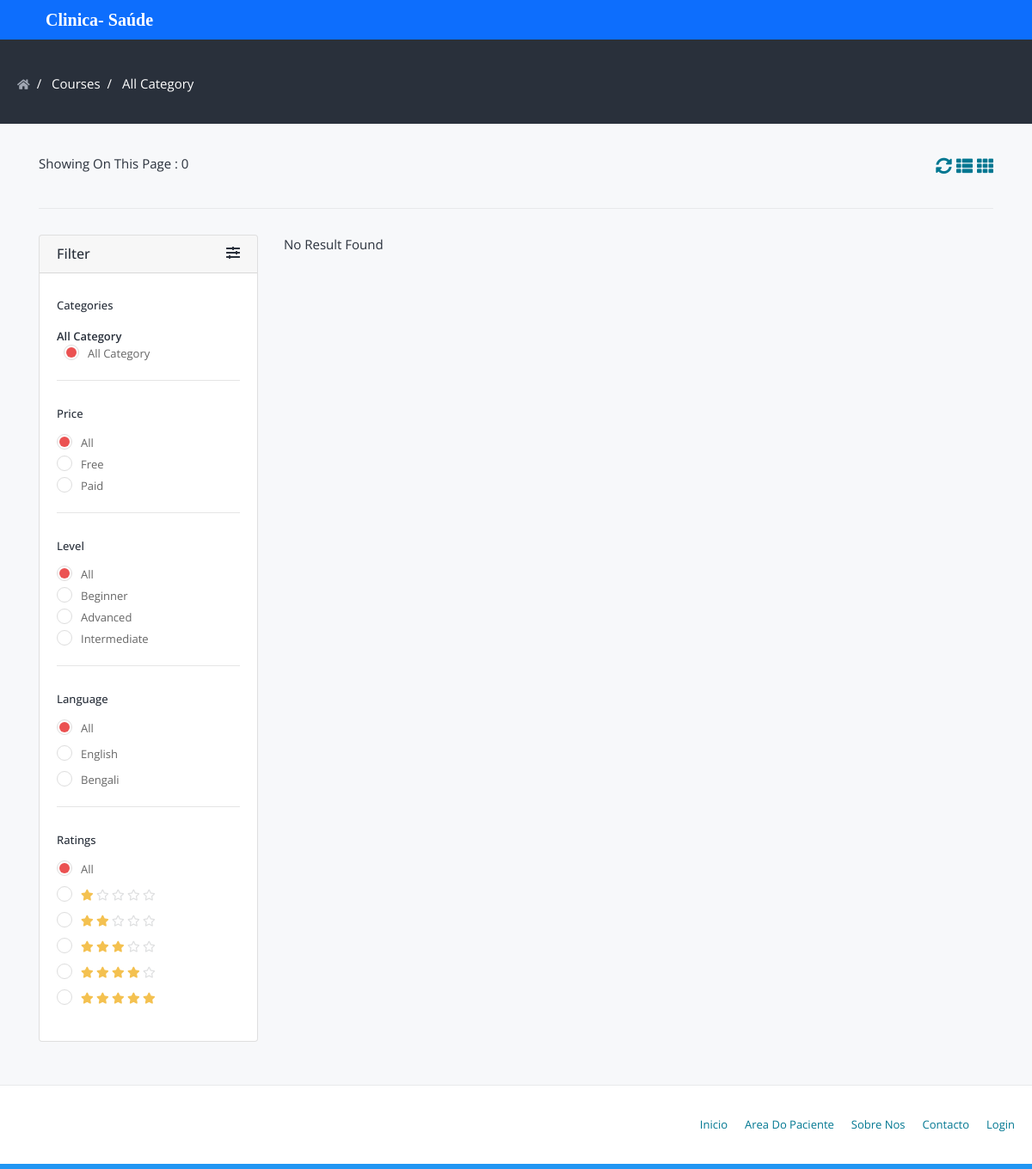
Page /mensagem/index.php/home/courses on the committed database.
### tables this page shows
CREATE TABLE `settings` (
  `id` int(11) UNSIGNED NOT NULL,
  `key` varchar(255) DEFAULT NULL,
  `value` longtext DEFAULT NULL
);

### mensagem/application/controllers/Home.php (called while the page is built, shortened)
<?php
class Home extends CI_Controller {
    public function __construct()
    {
        $this->load->database();
        $this->load->library('session');
        if (!$this->session->userdata('cart_items')) {
            $this->session->set_userdata('cart_items', array());
        }
    }
    public function courses() {
        if (!$this->session->userdata('layout')) {
            $this->session->set_userdata('layout', 'list');
        }
        $layout = $this->session->userdata('layout');
        $selected_category_id = "all";
        $selected_price = "all";
        $selected_level = "all";
        $selected_language = "all";
        $selected_rating = "all";
        if ($selected_category_id == "all" && $selected_price == "all" && $selected_level == 'all' && $selected_language == 'all' && $selected_rating == 'all') {
            $this->db->where('status', 'active');
            $total_rows = $this->db->get('course')->num_rows();
            $config = pagintaion($total_rows, 6);
            $this->db->where('status', 'active');
            $page_data['courses'] = $this->db->get('course', $config['per_page'], $this->uri->segment(3))->result_array();
        }else {
            $courses = $this->crud_model->filter_course($selected_category_id, $selected_price, $selected_level, $selected_language, $selected_rating);
            $page_data['courses'] = $courses;
        }
        $page_data['page_name']  = "courses_page";
        $page_data['page_title'] = get_phrase('courses');
        $page_data['layout']     = $layout;
        $page_data['selected_category_id']     = $selected_category_id;
        $page_data['selected_price']     = $selected_price;
        $page_data['selected_level']     = $selected_level;
        $page_data['selected_language']     = $selected_language;
        $page_data['selected_rating']     = $selected_rating;
        $this->load->view('frontend/'.get_frontend_settings('theme').'/index', $page_data);
    }
}

### mensagem/index.php (called while the page is built, shortened)
<?php
require_once BASEPATH.'core/CodeIgniter.php';

### mensagem/application/helpers/multi_language_helper.php (called while the page is built, shortened)
<?php  if ( ! defined('BASEPATH')) exit('No direct script access allowed');
if ( ! function_exists('get_phrase'))
{
	function get_phrase($phrase = '') {
		$CI	=&	get_instance();
		$language_code = $CI->db->get_where('settings' , array('key' => 'language'))->row()->value;
		$key = strtolower(preg_replace('/\s+/', '_', $phrase));
		$langArray = openJSONFile($language_code);
		if (array_key_exists($key, $langArray)) {
		} else {
			$langArray[$key] = ucfirst(str_replace('_', ' ', $key));
			$jsonData = json_encode($langArray, JSON_PRETTY_PRINT | JSON_UNESCAPED_UNICODE);
		}
		return ucwords($langArray[$key]);
	}
}
if ( ! function_exists('openJSONFile'))
{
	function openJSONFile($code)
	{
		$jsonString = [];
		if (file_exists(APPPATH.'language/'.$code.'.json')) {
			$jsonString = file_get_contents(APPPATH.'language/'.$code.'.json');
			$jsonString = json_decode($jsonString, true);
		}
		return $jsonString;
	}
}

### mensagem/application/views/frontend/default/courses_page.php (the view, shortened to what this page needs)
<?php
isset($selected_category_id) ? "": $selected_category_id = "all";
?>
<section class="category-header-area">
    <div class="container-lg">
        <div class="row">
            <div class="col">
                <nav>
                    <ol class="breadcrumb">
                        <li class="breadcrumb-item"><a href="<?php echo site_url('home'); ?>"><i class="fas fa-home"></i></a></li>
                        <li class="breadcrumb-item">
                            <a href="#">
                                <?php echo get_phrase('courses'); ?>
                            </a>
                        </li>
                        <li class="breadcrumb-item active">
                            <?php
                                if ($selected_category_id == "all") {
                                    echo get_phrase('all_category');
                                }else {
                                    $category_details = $this->crud_model->get_category_details_by_id($selected_category_id)->row_array();
                                    echo $category_details['name'];
                                }
                             ?>
                        </li>
                    </ol>
                </nav>
            </div>
        </div>
    </div>
</section>
<section class="category-course-list-area">
    <div class="container">
        <div class="category-filter-box filter-box clearfix">
            <span><?php echo get_phrase('showing_on_this_page'); ?> : <?php echo count($courses); ?></span>
            <a href="javascript::" onclick="toggleLayout('grid')" style="float: right; font-size: 19px; margin-left: 5px;"><i class="fas fa-th"></i></a>
            <a href="javascript::" onclick="toggleLayout('list')" style="float: right; font-size: 19px;"><i class="fas fa-th-list"></i></a>
            <a href="<?php echo site_url('home/courses'); ?>" style="float: right; font-size: 19px; margin-right: 5px;"><i class="fas fa-sync-alt"></i></a>
        </div>
        <div class="row">
            <div class="col-lg-3 filter-area">
                <div class="card">
                    <a href="javascript::"  style="color: unset;">
                        <div class="card-header filter-card-header" id="headingOne" data-toggle="collapse" data-target="#collapseFilter" aria-expanded="true" aria-controls="collapseFilter">
                            <h6 class="mb-0">
                                <?php echo get_phrase('filter'); ?>
                                <i class="fas fa-sliders-h" style="float: right;"></i>
                            </h6>
                        </div>
                    </a>
                    <div id="collapseFilter" class="collapse show" aria-labelledby="headingOne" data-parent="#accordion">
                        <div class="card-body pt-0">
                            <div class="filter_type">
                                <h6><?php echo get_phrase('categories'); ?></h6>
                                <ul>
                                    <span class="parent-category"><?php echo get_phrase('all_category'); ?></span>
                                    <li class="ml-2">
                                        <div class="">
                                            <label for="category_all"><?php echo get_phrase('all_category'); ?></label>
                                        </div>
                                    </li>
                                </ul>
                            </div>
                            <hr>
                            <div class="filter_type">
                                <div class="form-group">
                                    <h6><?php echo get_phrase('price'); ?></h6>
                                    <ul>
                                        <li>
                                            <div class="">
                                                <label for="price_all"><?php echo get_phrase('all'); ?></label>
                                            </div>
                                            <div class="">
                                                <label for="price_free"><?php echo get_phrase('free'); ?></label>
                                            </div>
                                            <div class="">
                                                <label for="price_paid"><?php echo get_phrase('paid'); ?></label>
                                            </div>
                                        </li>
                                    </ul>
                                </div>
                            </div>
                            <hr>
                            <div class="filter_type">
                                <h6><?php echo get_phrase('level'); ?></h6>
                                <ul>
                                    <li>
                                        <div class="">
                                            <label for="all"><?php echo get_phrase('all'); ?></label>
                                        </div>
                                        <div class="">
                                            <label for="beginner"><?php echo get_phrase('beginner'); ?></label>
                                        </div>
                                        <div class="">
                                            <label for="advanced"><?php echo get_phrase('advanced'); ?></label>
                                        </div>
                                        <div class="">
                                            <label for="intermediate"><?php echo get_phrase('intermediate'); ?></label>
                                        </div>
                                    </li>
                                </ul>
                            </div>
                            <hr>
                            <div class="filter_type">
                                <h6><?php echo get_phrase('language'); ?></h6>
                                <ul>
                                    <li>
                                        <div class="">
                                            <label for="<?php echo 'all_language'; ?>"><?php echo get_phrase('all'); ?></label>
                                        </div>
                                    </li>
                                    <?php
                                    $fields = $this->db->list_fields('language');
                                    foreach ($fields as $field):
                                        if ($field == 'phrase_id' || $field == 'phrase') continue;?>
                                        <li>
                                            <div class="">
                                                <label for="language_<?php echo $field; ?>"><?php echo ucfirst($field); ?></label>
                                            </div>
                                        </li>
                                    <?php endforeach; ?>
                                </ul>
                            </div>
                            <hr>
                            <div class="filter_type">
                                <h6><?php echo get_phrase('ratings'); ?></h6>
                                <ul>
                                    <li>
                                        <div class="">
                                            <label for="all_rating"><?php echo get_phrase('all'); ?></label>
                                        </div>
                                    </li>
                                    <?php for($i = 1; $i <= 5; $i++): ?>
                                        <li>
                                            <div class="">
                                                <label for="rating_<?php echo $i; ?>">
                                                    <?php for($j = 1; $j <= $i; $j++): ?>
                                                        <i class="fas fa-star" style="color: #f4c150;"></i>
                                                    <?php endfor; ?>
                                                    <?php for($j = $i; $j < 5; $j++): ?>
                                                        <i class="far fa-star" style="color: #dedfe0;"></i>
                                                    <?php endfor; ?>
                                                </label>
                                            </div>
                                        </li>
                                    <?php endfor; ?>
                                </ul>
                            </div>
                        </div>
                    </div>
                </div>
            </div>
            <div class="col-lg-9">
                <div class="category-course-list">
                    <?php if (count($courses) == 0): ?>
                        <?php echo get_phrase('no_result_found'); ?>
                    <?php endif; ?>
                </div>
            </div>
        </div>
    </div>
</section>

### mensagem/application/views/frontend/default/index.php (shortened to what this page needs)
<!DOCTYPE html>
<html lang="en">
<head>
	<?php include 'includes_top.php';?>
</head>
<body class="gray-bg">
	<?php
	if ($this->session->userdata('user_login')) {
		include 'logged_in_header.php';
	}else {
		include 'logged_out_header.php';
	}
	include $page_name.'.php';
	include 'footer.php';
	?>
</body>
</html>

### mensagem/application/views/frontend/default/includes_top.php (shortened to what this page needs)
<link rel="stylesheet" href="<?php echo base_url().'assets/frontend/default/css/jquery.webui-popover.min.css'; ?>">
<link rel="stylesheet" href="<?php echo base_url().'assets/frontend/default/css/select2.min.css'; ?>">
<link rel="stylesheet" href="<?php echo base_url().'assets/frontend/default/css/slick.css'; ?>">
<link rel="stylesheet" href="<?php echo base_url().'assets/frontend/default/css/slick-theme.css'; ?>">
<link rel="stylesheet" href="<?php echo base_url().'assets/frontend/default/css/fontawesome-all.min.css'; ?>">
<link rel="stylesheet" href="<?php echo base_url().'assets/frontend/default/css/bootstrap.min.css'; ?>">
<link rel="stylesheet" href="<?php echo base_url().'assets/frontend/default/css/bootstrap-tagsinput.css'; ?>">
<link rel="stylesheet" href="<?php echo base_url().'assets/frontend/default/css/main.css'; ?>">
<link rel="stylesheet" href="<?php echo base_url().'assets/frontend/default/css/responsive.css'; ?>">
<link rel="stylesheet" href="<?php echo base_url().'assets/global/toastr/toastr.css' ?>">
<link rel="stylesheet" href="https://cdnjs.cloudflare.com/ajax/libs/nestable2/1.6.0/jquery.nestable.min.css" />

### mensagem/application/views/frontend/default/logged_out_header.php (shortened to what this page needs)
    <div class="row">
      <div class="col">
        <nav class="navbar navbar-expand-lg "STYLE = "color: #FFFFFF; font-family: Verdana; font-weight: bold; font-size: 20px; background-color: #0d6efd;">
          <a href="<?php echo site_url(''); ?>" class="navbar-brand" href="#">
          <div class="clearfix">
          <div class="user-image float-left">
          <a href="../../index.php"><b><font color="white"> Clinica- </b> Saúde</a></font>
</div>
</div>
          </div>
      </div>

### mensagem/application/views/frontend/default/footer.php (shortened to what this page needs)
<footer class="footer-area">
    <div class="container-xl">
        <div class="row">
            <div class="col-md-6">
                <p class="copyright-text">
                    <a href="../../index.php"><img src="<?php echo base_url().'uploads/system/logo-dark.png'; ?>" alt="" class="d-inline-block" width="65"></a>
                </p>
            </div>
            <div class="col-md-6">
                <ul class="nav justify-content-md-end footer-menu">
                <li class="nav-item">
                        <a class="nav-link" href="<?php echo site_url('../index.php'); ?>"><?php echo get_phrase('Inicio'); ?></a>
                    </li>
                    <li class="nav-item">
                        <a class="nav-link" href="<?php echo site_url('../actividades.php'); ?>"><?php echo get_phrase('area do paciente'); ?></a>
                    </li>
                    <li class="nav-item">
                        <a class="nav-link" href="<?php echo site_url('../about.php'); ?>"><?php echo get_phrase('Sobre nos'); ?></a>
                    </li>
                    <li class="nav-item">
                        <a class="nav-link" href="<?php echo site_url('../recrutamento.php'); ?>">
                            <?php echo get_phrase('Contacto'); ?>
                        </a>
                    </li>
                    <li class="nav-item">
                        <a class="nav-link" href="<?php echo site_url('home/home'); ?>">
                            <?php echo get_phrase('Login'); ?>
                        </a>
                    </li>
                </ul>
            </div>
        </div>
    </div>
</footer>

### mensagem/assets/frontend/default/css/responsive.css (style rules this page uses)
@media (min-width:768px) { .navbar-expand-lg { -webkit-box-orient: horizontal; -webkit-box-direction: normal; -ms-flex-flow: row nowrap; flex-flow: row nowrap; -webkit-box-pack: start; -ms-flex-pack: start; justify-content: flex-start; } }

### rows in the picture
settings: value "Courses", value "All Category", value "Showing On This Page", value "Filter", value "Categories", value "Price", value "All", value "Free", value "Paid", value "Level", value "Beginner", value "Advanced", value "Intermediate", value "Language", value "Ratings", value "No Result Found"

### other values in the picture
count($courses) "0"
$field "English"
$field "Bengali"
get_phrase('Inicio') "Inicio"
get_phrase('area do paciente') "Area Do Paciente"
get_phrase('Sobre nos') "Sobre Nos"
get_phrase('Contacto') "Contacto"
get_phrase('Login') "Login"
